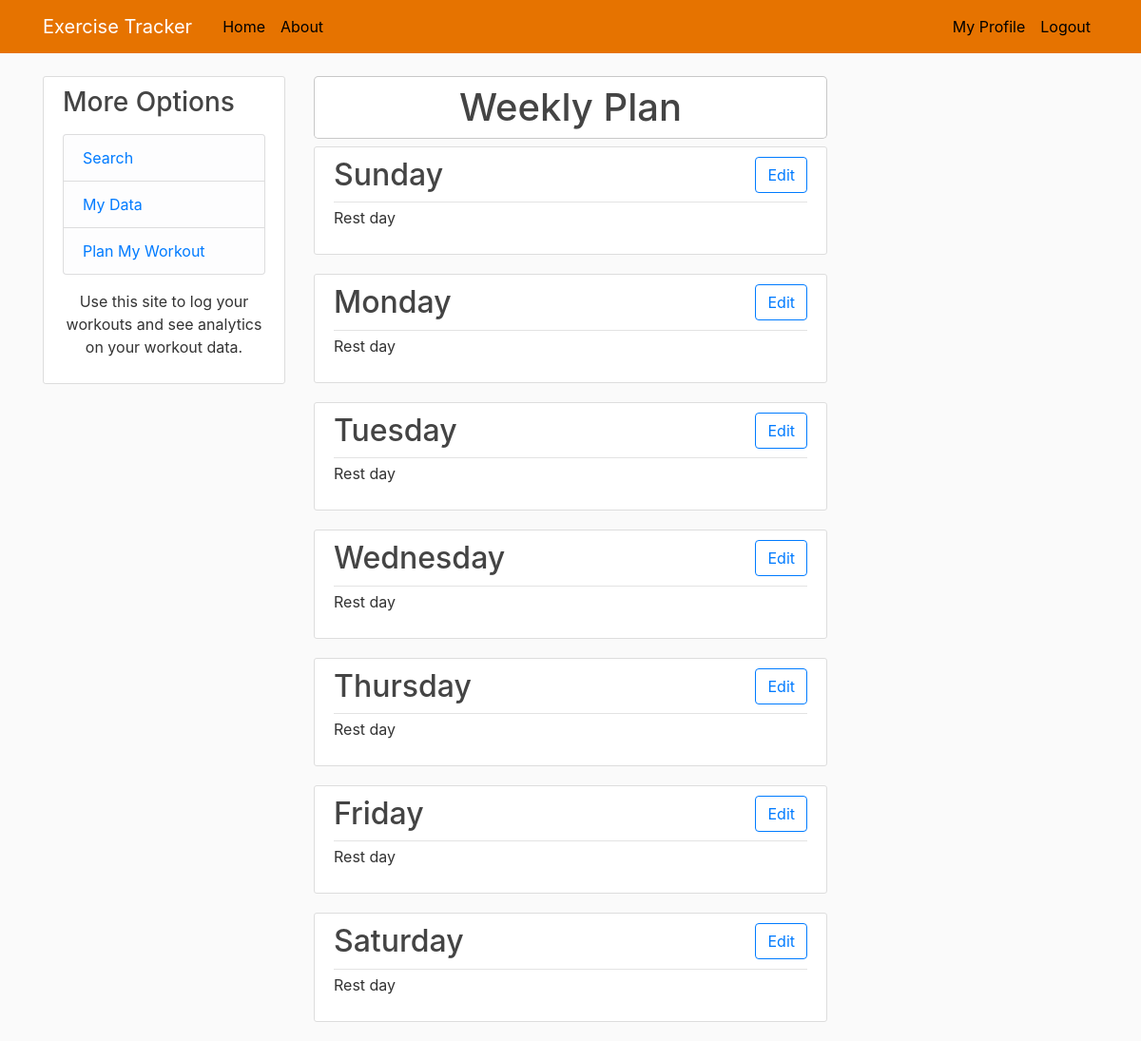
The page /plan/ (signed in) on the database as committed earlier.
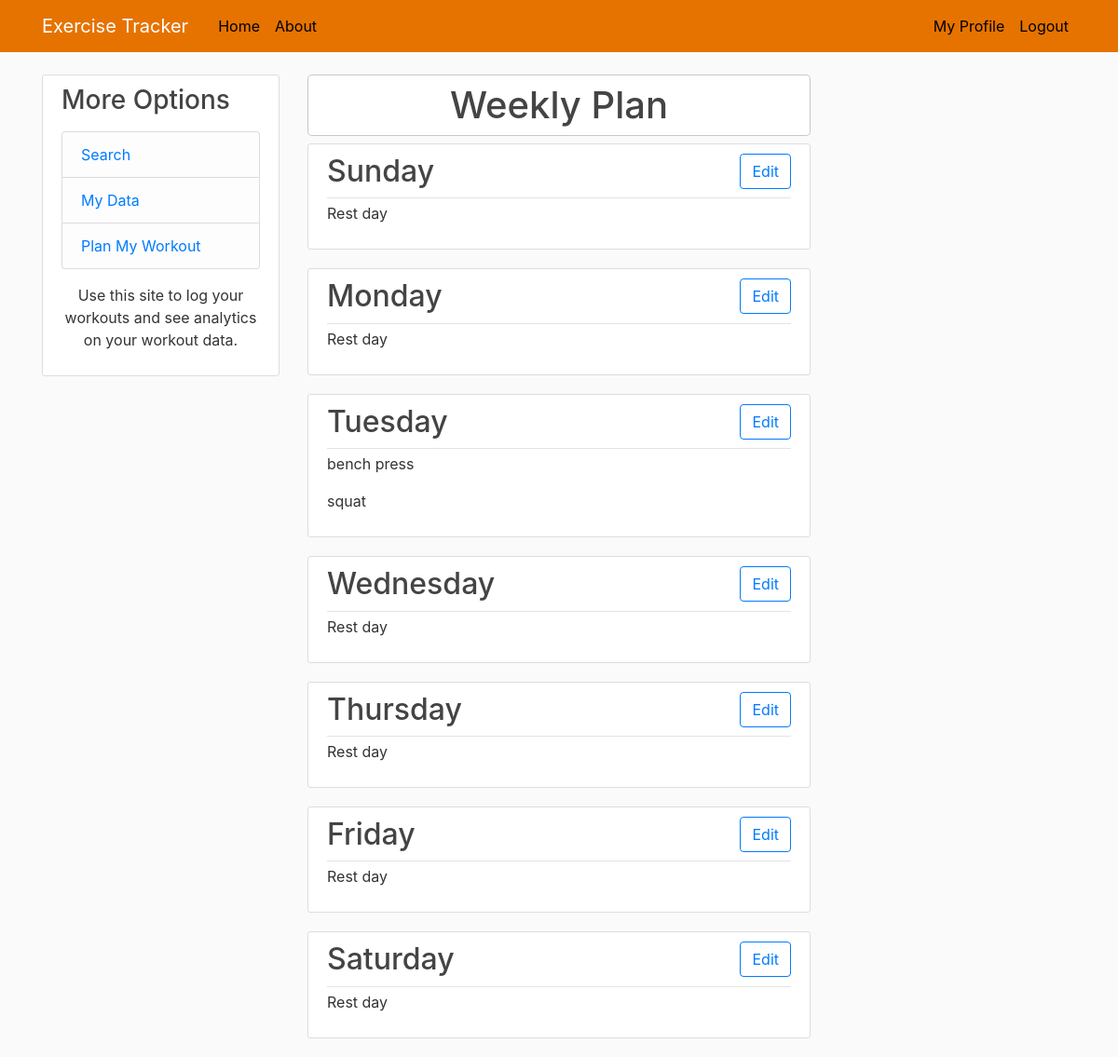
The same page on the database as committed later.
### tracker/models.py (models this page shows)
class Exercise(models.Model):
	name = models.CharField(max_length=100)
	type = models.CharField(
        max_length=7,
        choices=(
            ("lift", "Lift"),
            ("cardio", "Cardio")
        )
    )

### tracker/views.py (the view)
# urls.py: path('plan/', views.plan, name='workout-plan'),
@login_required
def plan(request):
	context = {
		'schedule' : {
			'Sunday' : [],
			'Monday' : [],
			'Tuesday' : [],
			'Wednesday' : [],
			'Thursday' : [],
			'Friday' : [],
			'Saturday' : []
		}
	}
	plan = Plan.objects.filter(author_id=request.user.id)
	for p in plan:
		context['schedule'][p.day].append(p.exercise.name)
	return render(request, 'tracker/workout_plan.html', context)

### tracker/templates/tracker/workout_plan.html
{% extends "tracker/base.html" %}
{% block content %}
	<h1 class="text-center modal-content pt-2 pb-2">Weekly Plan</h1>
	{% for key, value in schedule.items %}
		<article class="media content-section">
			<div class="media-body">
				<div class="article-metadata">
					<h2>{{ key }} <a href="{% url 'workout-plan-edit' key user.id %}" class="btn btn-outline-primary float-right">Edit</a></h2>
				</div>
				{% if value %}
					{% for v in value %}
						<p>{{ v }}</p>
					{% endfor %}
				{% else %}
					<p>Rest day</p>
				{% endif %}
			</div>
		</article>
	{% endfor %}
{% endblock content %}

Rows that differ between the two databases and show on the page:
added Exercise: value "bench press"
now on this page (row unchanged): Exercise: value "squat"
Other text that changed with them:
list line gone: "Rest day"
